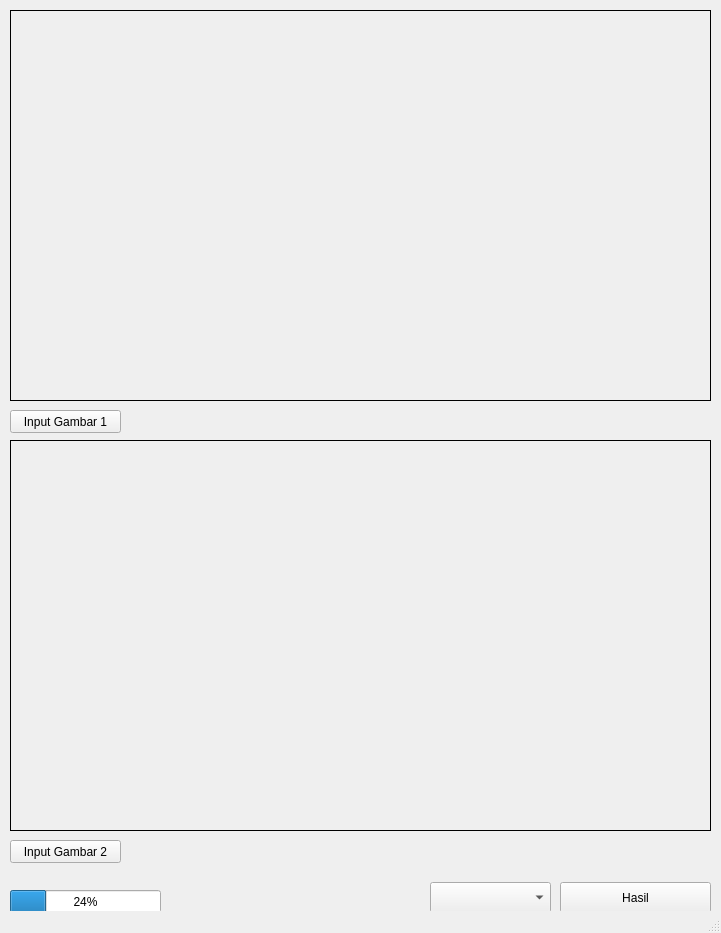
<?xml version="1.0" encoding="UTF-8"?>
<ui version="4.0">
 <class>MainWindow</class>
 <widget class="QMainWindow" name="MainWindow">
  <property name="geometry">
   <rect>
    <x>0</x>
    <y>0</y>
    <width>721</width>
    <height>933</height>
   </rect>
  </property>
  <property name="windowTitle">
   <string>MainWindow</string>
  </property>
  <widget class="QWidget" name="centralwidget">
   <widget class="QLabel" name="label">
    <property name="geometry">
     <rect>
      <x>10</x>
      <y>10</y>
      <width>701</width>
      <height>391</height>
     </rect>
    </property>
    <property name="frameShape">
     <enum>QFrame::Box</enum>
    </property>
    <property name="text">
     <string/>
    </property>
    <property name="scaledContents">
     <bool>true</bool>
    </property>
   </widget>
   <widget class="QLabel" name="label_2">
    <property name="geometry">
     <rect>
      <x>10</x>
      <y>440</y>
      <width>701</width>
      <height>391</height>
     </rect>
    </property>
    <property name="frameShape">
     <enum>QFrame::Box</enum>
    </property>
    <property name="text">
     <string/>
    </property>
    <property name="scaledContents">
     <bool>true</bool>
    </property>
   </widget>
   <widget class="QPushButton" name="pushButton">
    <property name="geometry">
     <rect>
      <x>10</x>
      <y>410</y>
      <width>111</width>
      <height>23</height>
     </rect>
    </property>
    <property name="text">
     <string>Input Gambar 1</string>
    </property>
   </widget>
   <widget class="QPushButton" name="pushButton_2">
    <property name="geometry">
     <rect>
      <x>10</x>
      <y>840</y>
      <width>111</width>
      <height>23</height>
     </rect>
    </property>
    <property name="text">
     <string>Input Gambar 2</string>
    </property>
   </widget>
   <widget class="QComboBox" name="comboBox">
    <property name="geometry">
     <rect>
      <x>430</x>
      <y>882</y>
      <width>121</width>
      <height>31</height>
     </rect>
    </property>
   </widget>
   <widget class="QPushButton" name="pushButton_3">
    <property name="geometry">
     <rect>
      <x>560</x>
      <y>882</y>
      <width>151</width>
      <height>31</height>
     </rect>
    </property>
    <property name="text">
     <string>Hasil</string>
    </property>
   </widget>
   <widget class="QProgressBar" name="progressBar">
    <property name="geometry">
     <rect>
      <x>10</x>
      <y>890</y>
      <width>151</width>
      <height>23</height>
     </rect>
    </property>
    <property name="value">
     <number>24</number>
    </property>
   </widget>
  </widget>
  <widget class="QStatusBar" name="statusbar"/>
 </widget>
 <resources/>
 <connections/>
</ui>
